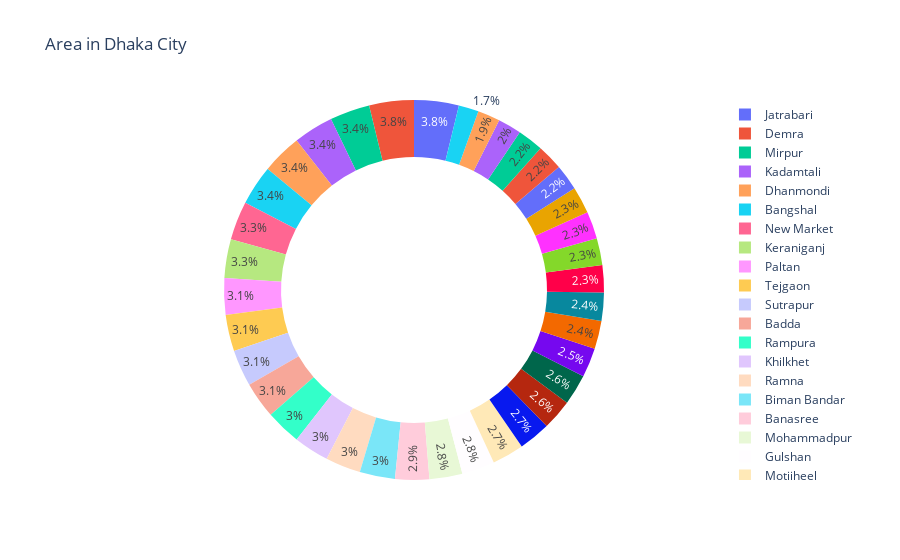

Here is the notebook cell this chart was saved with:
### Code cell
Area =df['Area'].value_counts()
transctions = Area.index
quantity =Area.values
figure =px.pie(df,
 values=quantity,
 names =transctions,hole=.70,
 title=" Area in Dhaka City ")
figure.show()

### Figure 1 — Plotly figure (JSON) as saved in the notebook; plotly's stock layout.template omitted (floating-point values rounded to 4 significant figures)
{"data": [{"domain": {"x": [0, 1], "y": [0, 1]}, "hole": 0.7, "hovertemplate": "label=%{label}<br>value=%{value}<extra></extra>", "labels": ["Jatrabari", "Demra", "Mirpur", "Kadamtali", "Dhanmondi", "Bangshal", "New Market", "Keraniganj", "Paltan", "Tejgaon", "Sutrapur", "Badda", "Rampura", "Khilkhet", "Ramna", "Biman Bandar", "Banasree", "Mohammadpur", "Gulshan", "Motijheel", "Kalabagan", "Kafrul", "Kamrangirchar", "Hazaribagh", "Bosila", "Shahbagh", "Pallabi", "Sher-e-Bangla Nagar", "Khilgaon", "Sabujbagh", "Gendaria", "Chawkbazar", "Adabor", "Cantonment", "Shyampur", "Lalbagh"], "legendgroup": "", "name": "", "showlegend": true, "type": "pie", "values": [38, 38, 34, 34, 34, 34, 33, 33, 31, 31, 31, 31, 30, 30, 30, 30, 29, 28, 28, 27, 27, 26, 26, 25, 24, 24, 23, 23, 23, 23, 22, 22, 22, 20, 19, 17]}], "layout": {"legend": {"tracegroupgap": 0}, "title": {"text": " Area in Dhaka City "}}}
